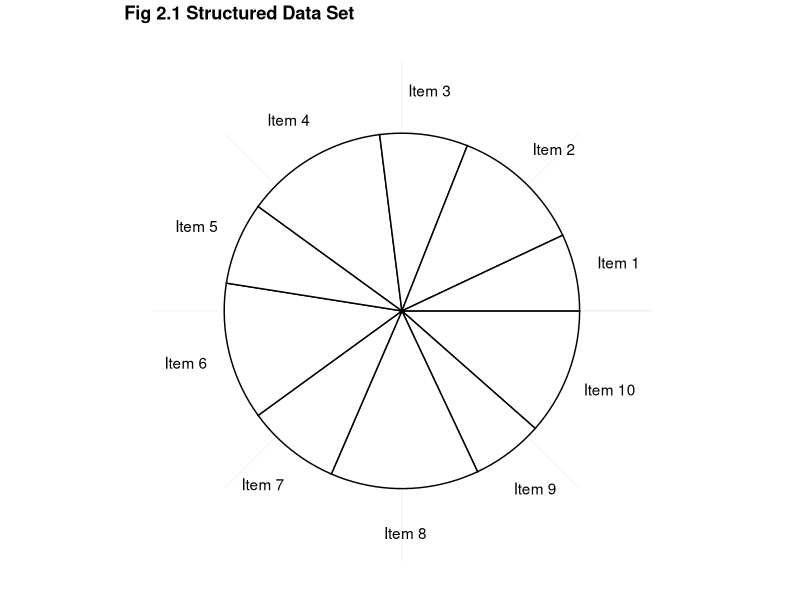
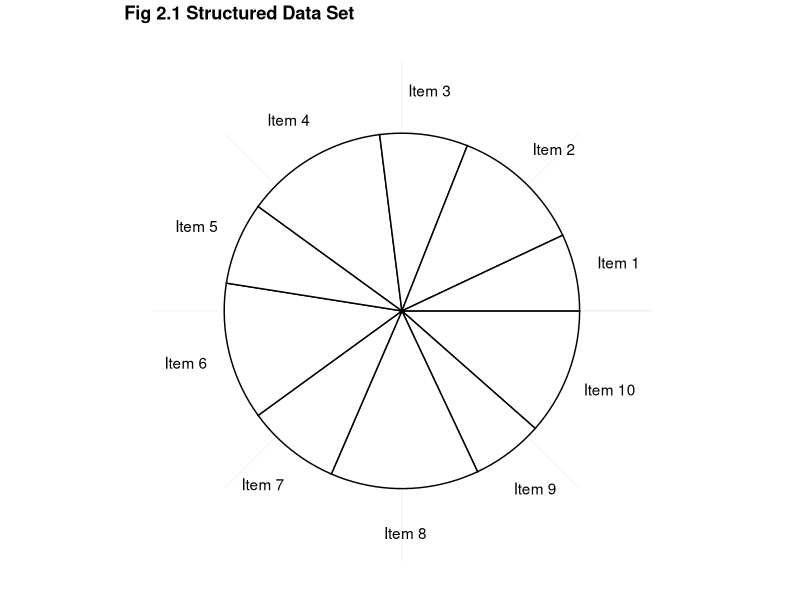

Write the R code that produced these figures, in order.
library(ggplot2)

this_base <- "fig02-01_structured-data-set"

my_data <- data.frame(
  variable = paste("Item", 10:1),
  value = c(11.5, 6.5, 13.5, 8.5, 12.5, 7.5, 13.0, 8.0, 12.0, 7.0))

p <- ggplot(my_data, aes(x = factor(1), y = value)) +
  geom_bar(width = 1, colour = "black", fill = "white", stat = "identity") +
  geom_text(aes(x = 1.75, y = cumsum(value) - value/2, label = variable)) +
  coord_polar(theta = "y", start = pi/2) + 
  ggtitle("Fig 2.1 Structured Data Set") +
  theme_bw() +
  theme(panel.grid.major = element_blank(),
        panel.border = element_blank(),
        plot.title = element_text(size = rel(1.2), face = "bold", vjust = 1.5),
        axis.title = element_blank(),
        axis.text = element_blank(),
        axis.ticks = element_blank())

p

ggsave(paste0(this_base, ".png"),
       p, width = 6, height = 5)
